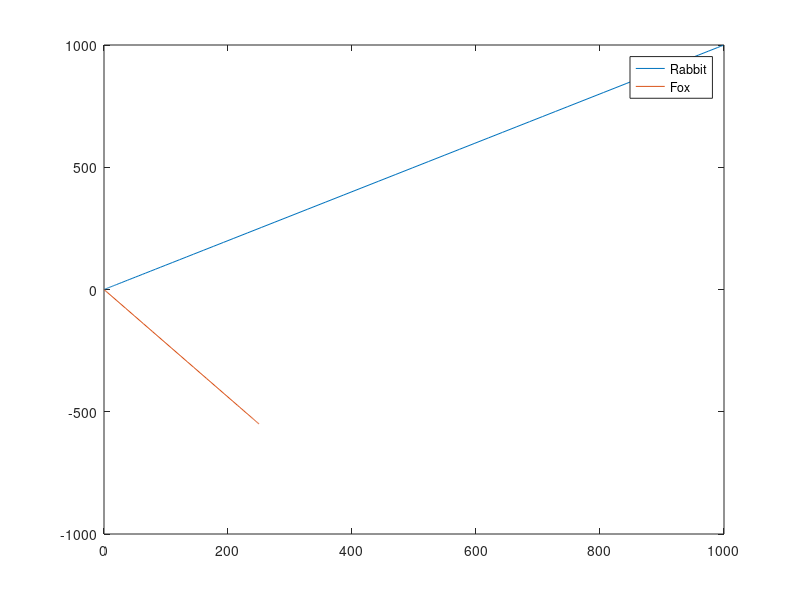

This figure's MATLAB source:
function foxrabchase3
sr0 = 13;
sf0 = 16;
rz0 = [0 0 0];
fz0 = [250 -550 0];
ts = [0 norm(fz0)/(sf0-sr0)];
mindist = 0.1;
burrow = [600 600];
options = odeset('Events', @(t,z)foxrab2(t,z,sr0, mindist, burrow));
[t, r] = ode45(@(t,r)rabode(t, r, sr0), ts, rz0);
[t, z, te, ze, zi] = ode45(@(t,z)foxode2(t, z, sf0), ts, fz0, options);
te, ze, zi
plot(r(:,1), r(:,2), z(:,1), z(:,2))
legend('Rabbit', 'Fox', 'Location', 'Best')

function drdt = rabode(t,r, s_r)
%definition of ODE for rabbit - calculate distance travlled by rabbit
    drdt = zeros(3,1);
    drdt(1) = s_r*cos(pi/4)*exp(-0.0008*r(3));
    drdt(2) = s_r*sin(pi/4)*exp(-0.0008*r(3));
    drdt(3) = sqrt((drdt(1))^2 + (drdt(2))^2);
end

function dzdt = foxode2(t, z, s_f)
%definition of ODE for the Fox
        dist = sqrt((r(1)-z(1))^2 + (r(2)-z(2))^2);%distance between fox and rabbit
        dzdt = zeros(3,1); %2x1 column vector
        dzdt(1) = s_f*exp(-0.0002*z(3))*(r(1)-z(1))/dist; %horizantal velocity
        dzdt(2) = s_f*exp(-0.0002*z(3))*(r(2)-z(2))/dist; %vertical velocity
        dzdt(3) = sqrt(dzdt(1)^2 + dzdt(2)^2);
end

function [value, isterminal, direction] = foxrab2(t, z, s_r, mindist, burrow)
        burrow = [600, 600]; 
        value(1) = sqrt((r(1)-z(1))^2 + (r(2)-z(2))^2) - mindist; %event to 
                              %check if fox has caught the rabbit
        isterminal(1) = 1; %stop solution
        direction(1) = -1;
        value(2) = (burrow(1) - r(1) > 0 && burrow(2) - r(2) > 0);
        isterminal(2) = 1;
        direction(2) = -1;
end
end
